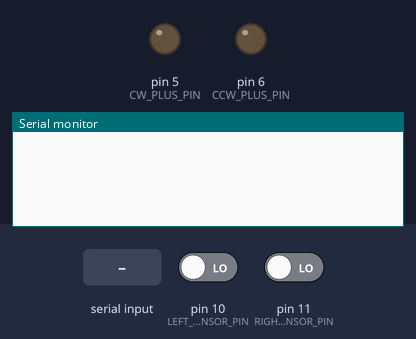
Recording of a sketch running on a simulated Arduino Uno, built with avr-gcc and run on an emulated ATmega328P. Parts: output pins drawn as LEDs (lit = HIGH), the last lines printed to the serial monitor. Inputs (shaded band) come from the test bench; at power-on: pin 10 (LEFT_SENSOR_PIN) LOW, pin 11 (RIGHT_SENSOR_PIN) LOW.

Above: at 1.2 s.
1.3 s: "C" received over Serial
At 2.5 s:
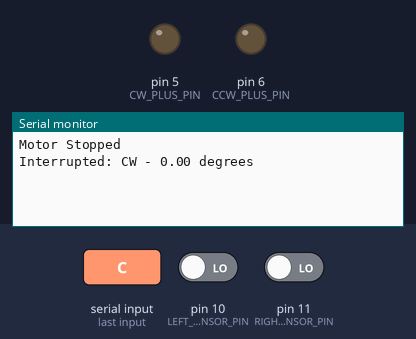
2.8 s: "D" received over Serial
At 3.8 s:
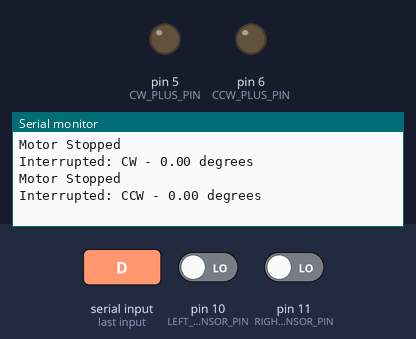
4.3 s: "R" received over Serial
At 5.5 s:
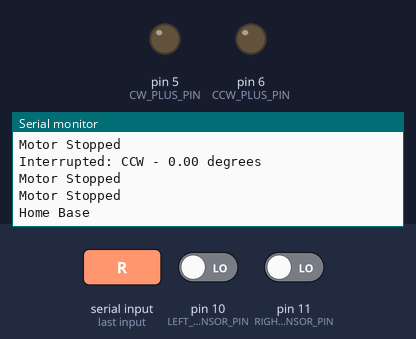

The sketch:

J-looped.ino
```cpp
// Pin Definitions
const int CW_PLUS_PIN = 5;
const int CCW_PLUS_PIN = 6;
const int RIGHT_SENSOR_PIN = 11;
const int LEFT_SENSOR_PIN = 10;

// Motor Step Delay (Speed)
unsigned long stepDelay = 10000;

// Flags to track motor movement and interruption
bool rotatingCW = false;
bool rotatingCCW = false;
bool rotatingReset = false;
bool stopped = true;

// Function to move the motor in a specified direction and angle
void moveMotor(int angleDegrees, bool clockwise) {
  int steps = angleDegrees / 0.72;  // Calculate steps based on angle

  if (clockwise) {
    digitalWrite(CW_PLUS_PIN, HIGH);
    digitalWrite(CCW_PLUS_PIN, LOW);
  } else {
    digitalWrite(CW_PLUS_PIN, LOW);
    digitalWrite(CCW_PLUS_PIN, HIGH);
  }

  // Move the motor for the specified steps
  for (int i = 0; i < steps; i++) {
    if (rotatingCW && digitalRead(LEFT_SENSOR_PIN) == LOW) {
      // Interrupted by left sensor during CW rotation
      rotatingCW = false;
      rotatingCCW = false;
      moveMotor(8, false);  // Rotate 8 degrees CCW
      Serial.println("Interrupted: CW - " + String(i * 0.72) + " degrees");
      return;
    }

    if (rotatingCCW && digitalRead(RIGHT_SENSOR_PIN) == LOW) {
      // Interrupted by right sensor during CCW rotation
      rotatingCW = false;
      rotatingCCW = false;
      moveMotor(8, true);  // Rotate 8 degrees CW
      Serial.println("Interrupted: CCW - " + String(i * 0.72) + " degrees");
      return;
    }

    if (stopped) {
      // Motor stopped by 'S' command
      digitalWrite(CW_PLUS_PIN, LOW);
      digitalWrite(CCW_PLUS_PIN, LOW);
      Serial.println("Motor Stopped");
      return;
    }

    // Move one step multiple times to achieve desired angle
    for (int j = 0; j < (angleDegrees > 90 ? 10 : 1); j++) {
      digitalWrite(CW_PLUS_PIN, HIGH);
      digitalWrite(CCW_PLUS_PIN, HIGH);
      delayMicroseconds(stepDelay);
      digitalWrite(CW_PLUS_PIN, LOW);
      digitalWrite(CCW_PLUS_PIN, LOW);
      delayMicroseconds(stepDelay);
    }
  }

  Serial.println("Moved: " + String(angleDegrees) + " degrees " + (clockwise ? "CW" : "CCW"));
}

void setup() {
  pinMode(CW_PLUS_PIN, OUTPUT);
  pinMode(CCW_PLUS_PIN, OUTPUT);
  pinMode(RIGHT_SENSOR_PIN, INPUT);
  pinMode(LEFT_SENSOR_PIN, INPUT);
  Serial.begin(9600);
}

void loop() {
  if (Serial.available() > 0) {
    char command = Serial.read();
    switch (command) {
      case 'C':
        rotatingCW = true;
        moveMotor(90, true);  // Rotate 90 degrees CW
        rotatingCW = false;
        break;
      case 'D':
        rotatingCCW = true;
        moveMotor(90, false);  // Rotate 90 degrees CCW
        rotatingCCW = false;
        break;
      case 'R':
        rotatingReset = true;
        while (digitalRead(RIGHT_SENSOR_PIN) == HIGH) {
          digitalWrite(CW_PLUS_PIN, HIGH);
          digitalWrite(CCW_PLUS_PIN, LOW);
        }
        moveMotor(188, true);  // Rotate 188 degrees CW
        if (digitalRead(LEFT_SENSOR_PIN) == LOW) {
          moveMotor(8, false);  // Rotate 8 degrees CCW
          Serial.println("Home Base");
        } else {
          moveMotor(8, true);  // Rotate 8 degrees CW
          Serial.println("Home Base");
        }
        rotatingReset = false;
        break;
      case 'S':
        stopped = true;
        break;
      case 'I':
        if (rotatingCW || rotatingCCW) {
          Serial.println("Rotating in " + String(rotatingCW ? "CW" : "CCW") + " direction");
        } else if (rotatingReset) {
          Serial.println("Rotating to Home Base");
        } else if (stopped) {
          if (digitalRead(LEFT_SENSOR_PIN) == LOW) {
            Serial.println("Stopped: Home Base");
          } else {
            Serial.println("Stopped: Not Home Base");
          }
        }
        break;
      case 'V':
        // Handle speed change (not implemented in this example)
        break;
      default:
        break;
    }
  }
}
```

Measured:
- after the input at 1.3 s, the serial monitor: prints a new line at once (image 1)
- after the input at 2.8 s, the serial monitor: prints a new line at once (image 2)
- after the input at 4.3 s, the serial monitor: prints a new line at once (image 3)
